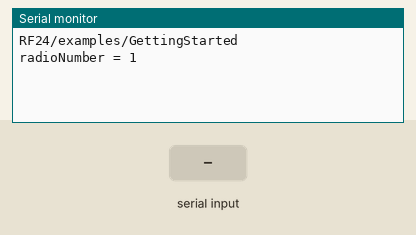
Bench run of a sketch on a simulated Arduino Uno, built with avr-gcc and run on an emulated ATmega328P. Parts: the last lines printed to the serial monitor. The test bench sets the inputs (shaded band). No radio packets arrive unless stated.

Above: at 1.2 s.
1.3 s: "90,45\n" received over Serial
At 2.4 s:
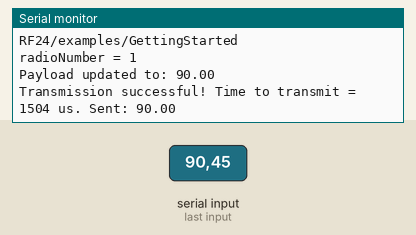
2.8 s: "30,150\n" received over Serial
At 3.5 s:
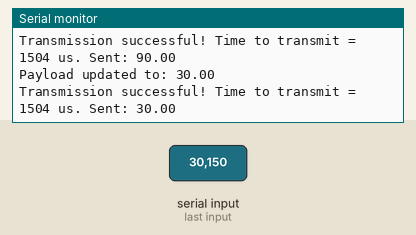

The sketch:

Transmitter_Class.ino
```cpp
#include <SPI.h>
#include "printf.h"
#include "RF24.h"

class NRF24Transmitter {
public:
    NRF24Transmitter(uint8_t cePin, uint8_t csnPin, uint8_t radioNumber)
        : radio(cePin, csnPin), radioNumber(radioNumber), payload(0.0), hasNewPayload(false) {}

    void begin() {
        Serial.begin(115200);
        while (!Serial) {
            // wait for serial port to connect
        }

        if (!radio.begin()) {
            Serial.println(F("radio hardware is not responding!!"));
            while (1) {}
        }

        Serial.println(F("RF24/examples/GettingStarted"));
        Serial.print(F("radioNumber = "));
        Serial.println((int)radioNumber);

        radio.setPALevel(RF24_PA_LOW);
        radio.setPayloadSize(sizeof(payload));
        radio.openWritingPipe(address[radioNumber]);
        radio.openReadingPipe(1, address[!radioNumber]);

        radio.stopListening(); // Transmitter mode
    }

    void transmit() {
        if (!hasNewPayload) return; // Only transmit if there's new data

        unsigned long start_timer = micros();
        bool report = radio.write(&payload, sizeof(float));
        unsigned long end_timer = micros();

        if (report) {
            Serial.print(F("Transmission successful! "));
            Serial.print(F("Time to transmit = "));
            Serial.print(end_timer - start_timer);
            Serial.print(F(" us. Sent: "));
            Serial.println(payload);
        } else {
            Serial.println(F("Transmission failed or timed out"));
        }

        hasNewPayload = false; // Reset flag after sending
    }

    void editPayload(float encoder_val) {
        payload = encoder_val;
        hasNewPayload = true;
    }

private:
    RF24 radio;
    uint8_t radioNumber;
    float payload;
    bool hasNewPayload;
    uint8_t address[2][6] = { "1Node", "2Node" };
};

NRF24Transmitter transmitter(9, 10, 1); // using pin 9 for CE, 10 for CSN, and radio number 1

void setup() {
    transmitter.begin();
}

void loop() {
    if (Serial.available()) {
        String input = Serial.readStringUntil('\n');
        float newPayload = input.toFloat();
        transmitter.editPayload(newPayload);
        Serial.print(F("Payload updated to: "));
        Serial.println(newPayload);
    }

    transmitter.transmit();
}
```

Measured:
- after the input at 1.3 s, the serial monitor: prints a new line at once (image 1)
- after the input at 2.8 s, the serial monitor: prints a new line at once (image 2)
